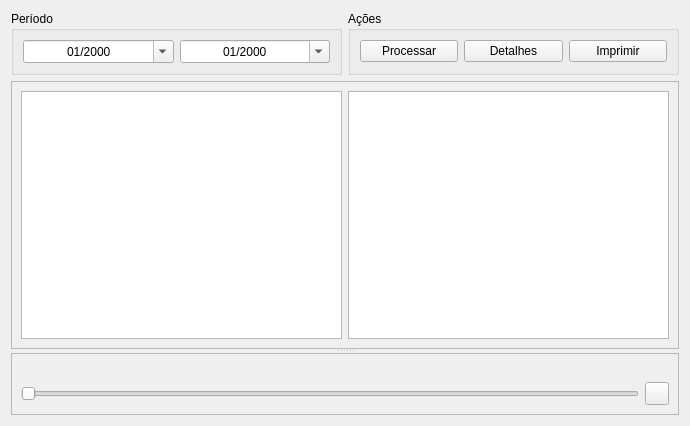
<?xml version="1.0" encoding="UTF-8"?>
<ui version="4.0">
 <class>MetaRetencaoEstruturada</class>
 <widget class="QWidget" name="MetaRetencaoEstruturada">
  <property name="geometry">
   <rect>
    <x>0</x>
    <y>0</y>
    <width>690</width>
    <height>426</height>
   </rect>
  </property>
  <property name="windowTitle">
   <string>Meta Retenção Estruturada</string>
  </property>
  <layout class="QGridLayout" name="gridLayout_2">
   <item row="0" column="0">
    <widget class="QGroupBox" name="groupBox_Periodo">
     <property name="minimumSize">
      <size>
       <width>237</width>
       <height>0</height>
      </size>
     </property>
     <property name="title">
      <string>Período</string>
     </property>
     <layout class="QHBoxLayout" name="horizontalLayout">
      <item>
       <widget class="QDateEdit" name="inicioPeriodo">
        <property name="wrapping">
         <bool>false</bool>
        </property>
        <property name="alignment">
         <set>Qt::AlignCenter</set>
        </property>
        <property name="showGroupSeparator" stdset="0">
         <bool>true</bool>
        </property>
        <property name="currentSection">
         <enum>QDateTimeEdit::MonthSection</enum>
        </property>
        <property name="displayFormat">
         <string>MM/yyyy</string>
        </property>
        <property name="calendarPopup">
         <bool>true</bool>
        </property>
       </widget>
      </item>
      <item>
       <widget class="QDateEdit" name="finalPeriodo">
        <property name="wrapping">
         <bool>false</bool>
        </property>
        <property name="alignment">
         <set>Qt::AlignCenter</set>
        </property>
        <property name="showGroupSeparator" stdset="0">
         <bool>true</bool>
        </property>
        <property name="currentSection">
         <enum>QDateTimeEdit::MonthSection</enum>
        </property>
        <property name="displayFormat">
         <string>MM/yyyy</string>
        </property>
        <property name="calendarPopup">
         <bool>true</bool>
        </property>
       </widget>
      </item>
     </layout>
    </widget>
   </item>
   <item row="0" column="1">
    <widget class="QGroupBox" name="groupBox_Acoes">
     <property name="minimumSize">
      <size>
       <width>257</width>
       <height>0</height>
      </size>
     </property>
     <property name="title">
      <string>Ações</string>
     </property>
     <layout class="QHBoxLayout" name="horizontalLayout_2">
      <item>
       <widget class="QPushButton" name="botaoProcessar">
        <property name="text">
         <string>Processar</string>
        </property>
       </widget>
      </item>
      <item>
       <widget class="QPushButton" name="botaoDetalhes">
        <property name="text">
         <string>Detalhes</string>
        </property>
       </widget>
      </item>
      <item>
       <widget class="QPushButton" name="botaoImprimir">
        <property name="text">
         <string>Imprimir</string>
        </property>
       </widget>
      </item>
     </layout>
    </widget>
   </item>
   <item row="1" column="0" colspan="2">
    <widget class="QSplitter" name="splitter">
     <property name="orientation">
      <enum>Qt::Vertical</enum>
     </property>
     <widget class="QFrame" name="frameDados">
      <property name="frameShape">
       <enum>QFrame::StyledPanel</enum>
      </property>
      <property name="frameShadow">
       <enum>QFrame::Raised</enum>
      </property>
      <layout class="QHBoxLayout" name="horizontalLayout_3">
       <item>
        <widget class="QTableWidget" name="tableWidget">
         <property name="sortingEnabled">
          <bool>true</bool>
         </property>
         <property name="cornerButtonEnabled">
          <bool>false</bool>
         </property>
         <attribute name="verticalHeaderShowSortIndicator" stdset="0">
          <bool>true</bool>
         </attribute>
        </widget>
       </item>
       <item>
        <widget class="QChartView" name="chartView"/>
       </item>
      </layout>
     </widget>
     <widget class="QFrame" name="frameGraphicPlot">
      <property name="frameShape">
       <enum>QFrame::StyledPanel</enum>
      </property>
      <property name="frameShadow">
       <enum>QFrame::Raised</enum>
      </property>
      <layout class="QGridLayout" name="gridLayout">
       <item row="1" column="0">
        <widget class="QSlider" name="girarEtiquetas">
         <property name="toolTip">
          <string>&lt;html&gt;&lt;head/&gt;&lt;body&gt;&lt;p&gt;Girar etiquetas &lt;span style=&quot; font-weight:600; font-style:italic;&quot;&gt;&amp;quot;&lt;/span&gt;&lt;span style=&quot; font-weight:600; font-style:italic; color:#0055ff;&quot;&gt;Responsáveis pela Seleção&lt;/span&gt;&lt;span style=&quot; font-weight:600; font-style:italic;&quot;&gt;&amp;quot;&lt;/span&gt;.&lt;/p&gt;&lt;/body&gt;&lt;/html&gt;</string>
         </property>
         <property name="orientation">
          <enum>Qt::Horizontal</enum>
         </property>
        </widget>
       </item>
       <item row="1" column="1">
        <widget class="QToolButton" name="botaoSalvarScreenshot">
         <property name="toolTip">
          <string>&lt;html&gt;&lt;head/&gt;&lt;body&gt;&lt;p&gt;Salvar &lt;span style=&quot; font-weight:600; font-style:italic;&quot;&gt;screenshot&lt;/span&gt; da plotagem do gráfico.&lt;/p&gt;&lt;/body&gt;&lt;/html&gt;</string>
         </property>
         <property name="text">
          <string/>
         </property>
         <property name="icon">
          <iconset resource="thema.qrc">
           <normaloff>:/images/save_diskette.png</normaloff>:/images/save_diskette.png</iconset>
         </property>
        </widget>
       </item>
       <item row="0" column="0" colspan="2">
        <widget class="QCustomPlot" name="customPlot" native="true"/>
       </item>
      </layout>
     </widget>
    </widget>
   </item>
  </layout>
 </widget>
 <customwidgets>
  <customwidget>
   <class>QChartView</class>
   <extends>QGraphicsView</extends>
   <header>qchartview.h</header>
  </customwidget>
  <customwidget>
   <class>QCustomPlot</class>
   <extends>QWidget</extends>
   <header>qcustomplot.h</header>
   <container>1</container>
  </customwidget>
 </customwidgets>
 <tabstops>
  <tabstop>inicioPeriodo</tabstop>
  <tabstop>finalPeriodo</tabstop>
  <tabstop>botaoProcessar</tabstop>
  <tabstop>botaoDetalhes</tabstop>
  <tabstop>botaoImprimir</tabstop>
  <tabstop>tableWidget</tabstop>
  <tabstop>girarEtiquetas</tabstop>
 </tabstops>
 <resources>
  <include location="thema.qrc"/>
 </resources>
 <connections/>
</ui>
